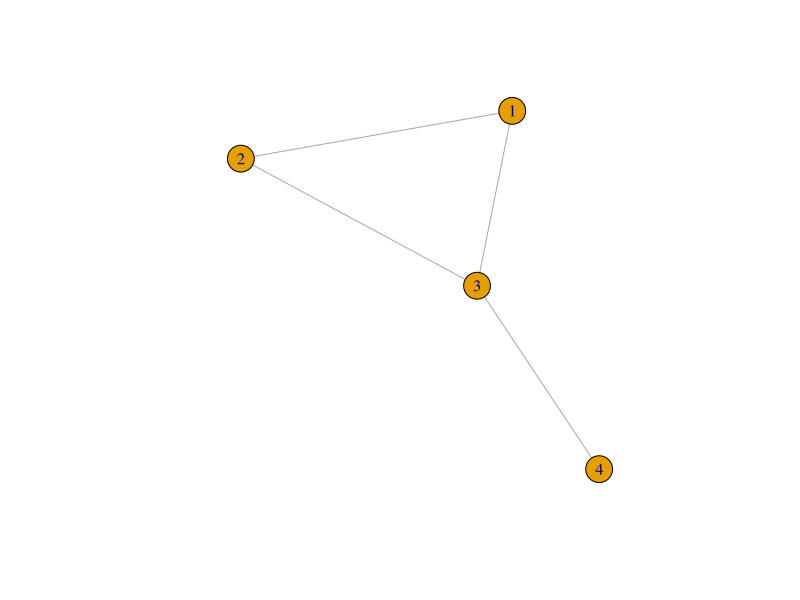
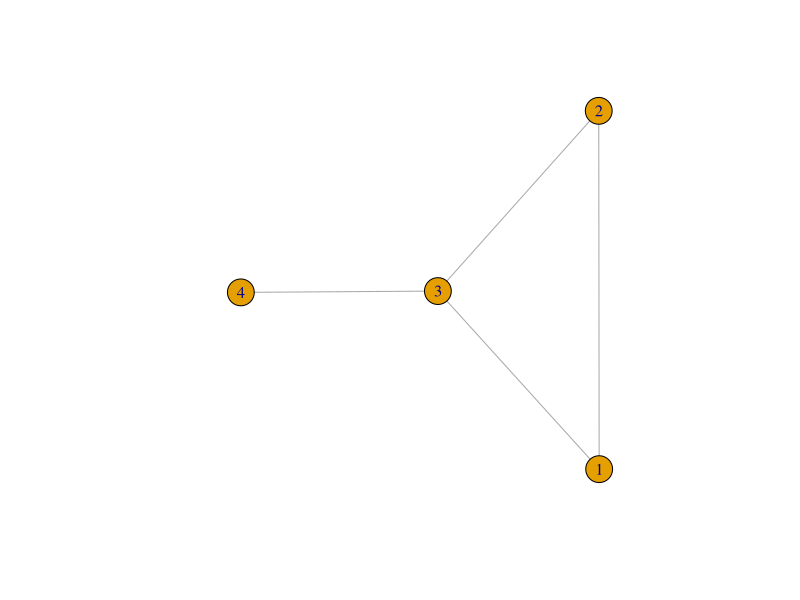

Here is the R script that generated these plots, in order: (Note: this script raises an error after producing the figures.)
###############################################################################
#                     Introduction to iGraph: Practical 0                     #
###############################################################################

while (!require(igraph)) install.packages("igraph")

########## 1 - Creating iGraph objects  #######################################
# igraph is built around working with igraph objects, which are typically built
# from "edgelists" or "adjacency matrices".
#
# An edge list is a N x 2 matrix, where each row-pair corresponds to an edge
?graph_from_edgelist

# make an edge list - we're (r=row)binding together a series of vertex pairs
el <- rbind(c(1,2),c(1,3),c(2,3),c(3,4))
# use it to make an igraph object
ig <- graph_from_edgelist(el, directed = FALSE)
# view that object
plot(ig)

# a) What happens if you change the order of the elements in the assignment
# of `el` - i.e. swap c(1,2) and c(1,3)?  Or change c(1,2) to c(2,1)?
# Note, the graph will almost certainly *look* different; check the
# the edges and vertices in detail.
# Answer:

el <- #### <YOUR CODE HERE> ####
ig <- graph_from_edgelist(el, directed = FALSE)
plot(ig)

# b) Change something about the pairs in `el` such that there will be a
# meaningful change when you `plot(ig)`
# Answer:

el <- #### <YOUR CODE HERE> ####
ig <- graph_from_edgelist(el, directed = FALSE)
plot(ig)

# While an edge provides a series of this vertex->that vertex, an adjacency matrix
# has rows and columns correspond to vertices, and then 0 or 1 entry corresponding abscence
# or presence of an edge

# to make the same plot we made earlier...
# construct an empty matrix
al <- matrix(0, nrow=4, ncol = 4)
# connect the same vertices
al[1,2] <- al[1,3] <- al[2,3] <- al[3,4] <- 1
ig <- graph_from_adjacency_matrix(al, mode = "undirected")
plot(ig)
# advanced aside: we can also use slice assignment here:
# el <- rbind(c(1,2),c(1,3),c(2,3),c(3,4))
# al[el] <- 1 # the same as al[1,2] <- al[1,3] <- ... <- 1

# c) Create `al` such that it produces the same plot as the different `el` you created
# for (b).
# Answer:
al <- matrix(0, nrow=4, ncol = 4)
#### <YOUR CODE HERE> #### e.g., al[...] <- 1
ig <- graph_from_adjacency_matrix(al, mode = "undirected")
plot(ig)


# Advanced aside: you may have noticed the arguments `directed = FALSE` and
# `mode = "undirected`.  We have only talked about undirected graphs so far,
# but directed graphs can also be useful. In a directed graph,
# edges go *from* one vertex *to* another.  Feel free to try making them now,
# but for the rest of the exercises we will only be using *undirected* graphs

# directed options
el <- rbind(c(1,2),c(1,3),c(2,3),c(3,4))
ig <- graph_from_edgelist(el)
plot(ig)
al <- matrix(0, nrow=4, ncol = 4)
al[el] <- 1
ig <- graph_from_adjacency_matrix(al)
plot(ig)

# You can of course store and read in graphs in various formats
write_graph(ig, file = "example.csv", format = "edgelist")
# though pay attention to the directed-ness when reading in from edgelists
ig2 <- read_graph(file = "example.csv", format = "edgelist")
ig3 <- read_graph(file = "example.csv", format = "edgelist", directed = FALSE)
# d) Try out the different formats, so you can recognize which is which.
# Describe the differences.
# Answer:



########## 2 - Better ways of Creating iGraph objects  ########################
# igraph also provides constructors for archetypal graphs:
ig.star <- make_star(5, mode = "undirected")
plot(ig.star)
ig.ring <- make_ring(5)
plot(ig.ring)

# and you can do things like add those together:
ig.combo <- ig.star + ig.ring

# a) What do you expect `ig.combo` looks like plotted?
# Answer:



# Let's try it:
plot(ig.combo)

# that plot is probably one of (1) exactly what you expected and (2) the opposite
# To get the other (whichever it was for you), you can do something like:
ig.combo <- graph.union(ig.star, ig.ring)
plot(ig.combo)

# b) Try some of the other `make_...` functions.
# What are `make_lattice`, `make_full_graph`, `make_tree` graphs like?
# Which one do you think will be relevant to the Reed-Frost SIR model?
# Answer:



# Finally, you can create new graphs using `-` and `+` operators;
# note that these operations do *not* change the underlying graph
# unless you reassign the results
ig.combo - edge("1|4")
plot(ig.combo)
ig.combo <- ig.combo - edge("1|4")
plot(ig.combo)

########## 3 - Manipulating iGraph objects  ###################################
# igraph also a variety of ways to interact with edges and vertices

ig.ref <- make_tree(20, mode = "undirected")
plot(ig.ref)

# igraph provides two useful ways to interact with edges and vertices:
V(ig.ref)
E(ig.ref)

# a) How many vertices are there? How many edges?
# Answer:



# You can also use `E` and `V` to assign properties
E(ig.ref)$color <- c("red", "green")
V(ig.ref)$color <- "blue"
plot(ig.ref)
V(ig.ref)$color[c(5,10,15,20)] <- "purple"
plot(ig.ref)

# There are several specific properties associated with plotting; `?plot.igraph`
# for more detail.  But these properties can be anything, such as vaccine status:

ig.grid <- make_lattice(length=10, dim=2)
V(ig.grid)$color <- "yellow"
plot(ig.grid)
V(ig.grid)$vax_status <- "unvaccinated"
V(ig.grid)$vax_status[seq(1,100,by=11)] <- "vaccinated"

# and those properties can be used to filter the graph for other purposes:

V(ig.grid)[vax_status == "vaccinated"]$color <- "blue"

# b) The previous `plot(ig.grid)` appeared as a yellow square; what will
# setting the 1, 12, 23, ..., 100 vertices to blue do?
# Answer:

# Check your answer
plot(ig.grid)

# We can use a similar approach for edge properties:
E(ig.grid)$transmissible <- TRUE # ...initially make all edges transmissible
# there are special functions for selecting edges based on vertices and
# vice versa; use `.inc` (one such function) to make the connections to vaccinated individuals
# non-transmissible
E(ig.grid)[.inc( # get incident edges to...
  V(ig.grid)[vax_status == "vaccinated"] # all vertices with a particular vax_status
)]$transmissible <- FALSE # and set their property `transmissible` to FALSE

# c) you will probably need to use these special functions in the next
# practicals.  Read ?`igraph-es-indexing` and ?`igraph-vs-indexing`.
# List the special filtering functions with a short description of what
# they do.
# Answer:


# Read these outputs to see how `ig.grid` has changed
E(ig.grid)$transmissible
E(ig.grid)[transmissible == FALSE]
V(ig.grid)[vax_status == "vaccinated"]
V(ig.grid)[vax_status == "unvaccinated"]

# Let's use these properties to show how our model targetted vaccine
# campaign has partitioned the network
E(ig.grid)$color <- "red"
E(ig.grid)[transmissible == FALSE]$color <- "blue"
plot(ig.grid)

# recalling to earlier in this practical, we could also simply delete edges
# based on these properties:
plot(ig.grid - E(ig.grid)[transmissible == FALSE])
